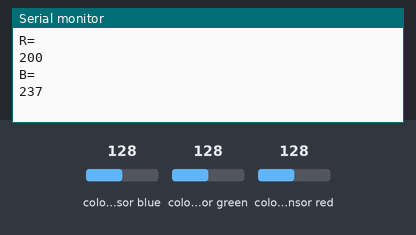
This sketch was run on a simulated Arduino Uno, built with avr-gcc and run on an emulated ATmega328P. Parts: the last lines printed to the serial monitor. The inputs (shaded band) are chosen by the test bench; at power-on: colour sensor blue 128, colour sensor green 128, colour sensor red 128.

Above: at 3.0 s.
3.1 s: colour sensor blue set to 5
At 4.2 s:
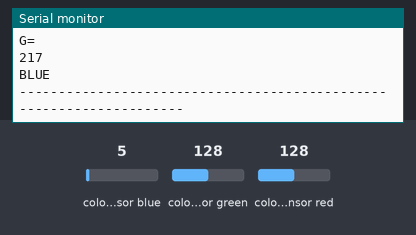
9.3 s: colour sensor green set to 5
At 10.6 s:
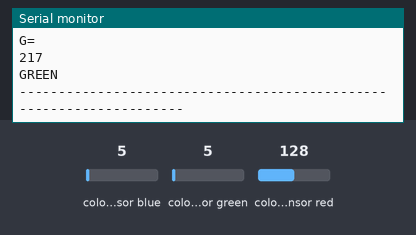
15.5 s: colour sensor red set to 5
At 16.9 s:
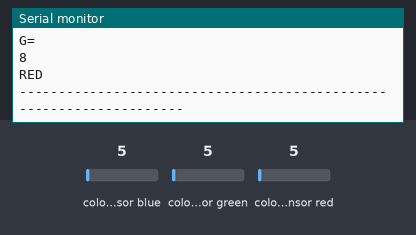
21.7 s: colour sensor green set to 11
At 23.1 s:
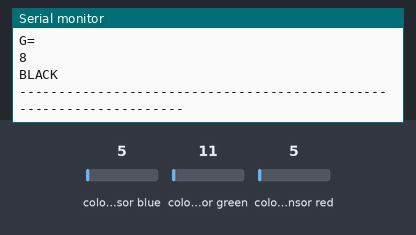
Timing chart, 0 to 24.7 s (numbered marks = the images above; inputs shaded):
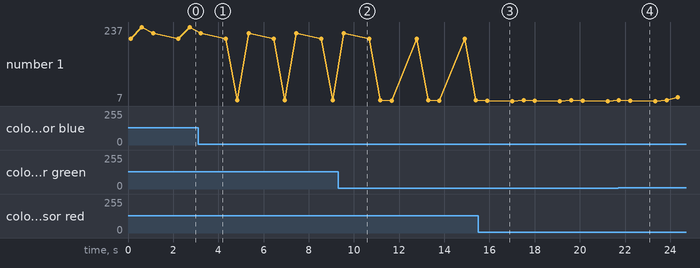

Measured:
- plotted number 1: 237 → 9 after the input at 3.1 s, 9 → 7 after the input at 15.5 s, 7 → 18 after the input at 21.7 s

The sketch:

Colour.ino
```cpp
#include <Wire.h>
#include "Adafruit_TCS34725.h"
#include <MotorDriver.h>

MotorDriver m;
uint16_t clear_0, red_0, green_0, blue_0;

Adafruit_TCS34725 tcs_0 = Adafruit_TCS34725(TCS34725_INTEGRATIONTIME_50MS, TCS34725_GAIN_4X);

void setup()
{
 Wire.begin();
 tcs_0.begin();
  Serial.begin(115200);

}


void loop()
{
  tcs_0.setInterrupt(false);// turn on LED
  delay(60);  // takes 60ms to read
  tcs_0.getRawData(&red_0, &green_0, &blue_0, &clear_0);
  tcs_0.setInterrupt(true);  // turn off LED
  int red=map(red_0,0,1300,0,255);
  int blue=map(blue_0,0,1100,0,255);
  int green=map(green_0,0,1200,0,255);
  Serial.println("R=");
  Serial.println(red);
  delay(500);
   Serial.println("B=");
  Serial.println(blue);
  delay(500);
  Serial.println("G=");
  Serial.println(green);
  delay(500);
  if((red-blue)>30 && (red-green)>30)
  {
    Serial.println("RED");
  }
  else if((blue-red)>8 && (blue-green)>8)
  {
    Serial.println("BLUE");
  }
  else if((green-blue)>15 && (green-red)>10)
  {
    Serial.println("GREEN");
  }
  else if((red-blue)>60 && (green-blue)>60)
  {
    Serial.println("YELLOW");
  }
   else if(abs(red-blue)<10 && abs(green-blue)<10 && abs(green-red)<10)
  {
    Serial.println("BLACK");
  }
  else
    Serial.println("COLOUR NOT DETECTED");
  Serial.println("--------------------------------------------------------------------");
  delay(500);
}
```
